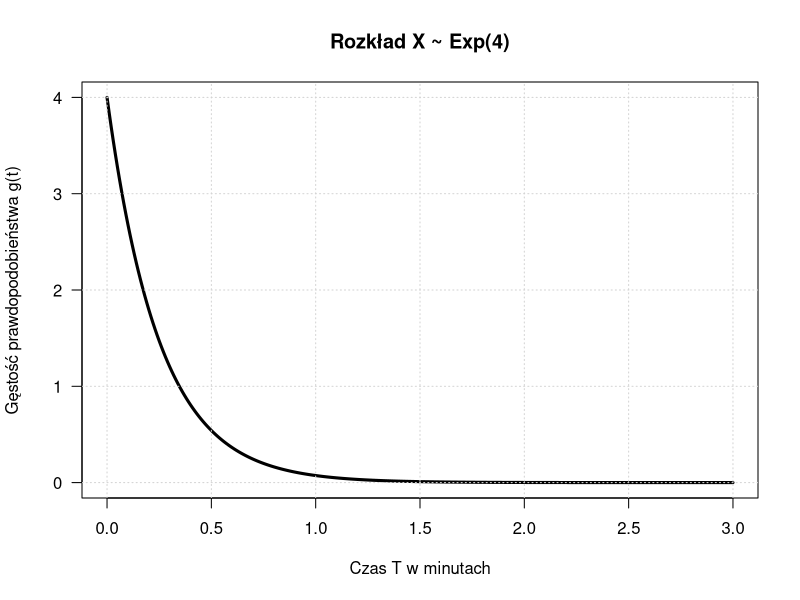

Source code (R):
# Telefony przychodzą do pewnej centrali losowo z stałą intensywnością 4 na minutę. 
# Niech T będzie czasem między dwoma telefonami. 
# Wyznaczyć prawdopodobieństwo tego, iż czas między telefonami jest

lambda <- 4 # 4 telefony na minute

# i) większy niż 30s.
# P(T > 30 s) = P(T > 0.5 min)
t <- 30 / 60 # 0.5 min
Pi <- pexp(t, lambda, lower.tail = FALSE) # P(T > t)
Pi
  
# ii) mniejszy niż 20s.
# P(T < 20) = P(T < 1/3 min)
t <- 20 / 60
Pii <- pexp(t, lambda)
Pii

# iii) między 40 a 80s.
# P(a < T < b) = P(T < b) - P(T < a)
t1 <- 40 / 60
t2 <- 80 / 60
Piii <- pexp(t2, lambda) - pexp(t1, lambda)
Piii

# iv) Wyznaczyć czas t taki, że p’stwo, 
# iż czas między telefonami jest większy niż t wynosi 0,2.
# P(T > t) = 0.2
p <- 0.2
t_minuty <- qexp(p, lambda, lower.tail = FALSE)
t_minuty * 60 

# v) Narysować wykres gęstości zmiennej T na przedziale 0 ≤ 𝑡 ≤ 3.
# [funkcja: plot, type=”l”, wynaczyć gęstość g(x) dla 𝑥 ∈ {0,0.01,0.02, … ,2.99,3}].
t_values <- seq(from = 0, to = 3, by = 0.01)
Piv <- dexp(t_values, lambda)
plot(
  t_values, 
  Piv, 
  type = "l", # lines
  lwd = 3, # line width
  las = 1, # poziome labele na osi y
  main = "Rozkład X ~ Exp(4)",
  xlab = "Czas T w minutach",
  ylab = "Gęstość prawdopodobieństwa g(t)",
)
grid()
